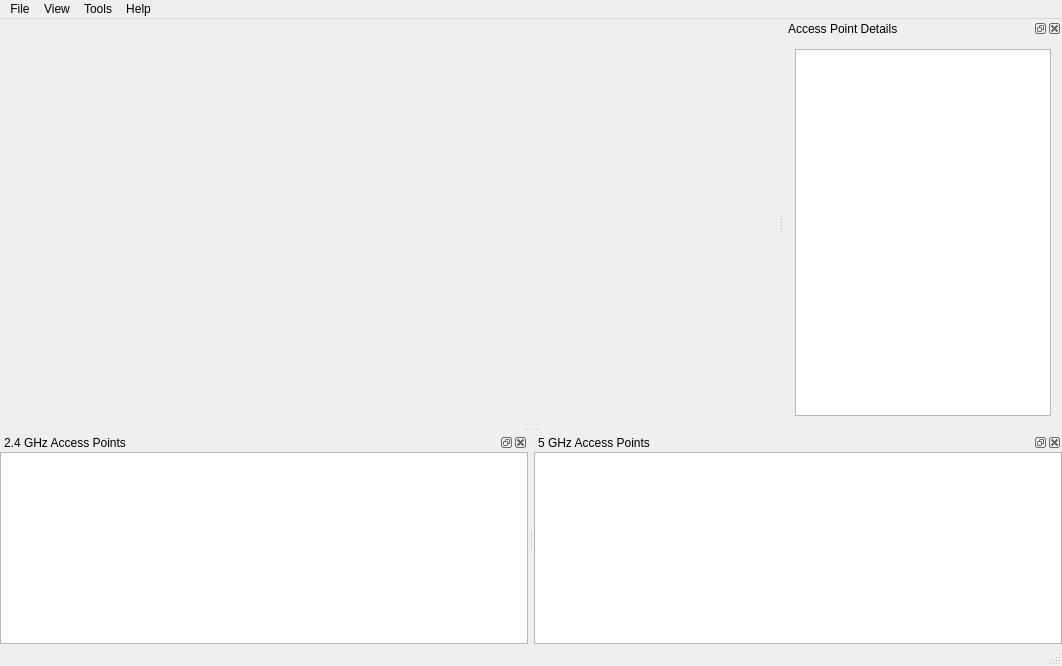
<?xml version="1.0" encoding="UTF-8"?>
<ui version="4.0">
 <class>KawaiiFi::MainWindow</class>
 <widget class="QMainWindow" name="KawaiiFi::MainWindow">
  <property name="geometry">
   <rect>
    <x>0</x>
    <y>0</y>
    <width>1062</width>
    <height>666</height>
   </rect>
  </property>
  <property name="windowTitle">
   <string>MainWindow</string>
  </property>
  <property name="documentMode">
   <bool>false</bool>
  </property>
  <widget class="QWidget" name="centralWidget"/>
  <widget class="QMenuBar" name="menuBar">
   <property name="geometry">
    <rect>
     <x>0</x>
     <y>0</y>
     <width>1062</width>
     <height>30</height>
    </rect>
   </property>
   <widget class="QMenu" name="menuFile">
    <property name="title">
     <string>File</string>
    </property>
   </widget>
   <widget class="QMenu" name="menuHelp">
    <property name="title">
     <string>Help</string>
    </property>
   </widget>
   <widget class="QMenu" name="menuView">
    <property name="title">
     <string>View</string>
    </property>
   </widget>
   <widget class="QMenu" name="menuTools">
    <property name="title">
     <string>Tools</string>
    </property>
   </widget>
   <addaction name="menuFile"/>
   <addaction name="menuView"/>
   <addaction name="menuTools"/>
   <addaction name="menuHelp"/>
  </widget>
  <widget class="QStatusBar" name="statusBar"/>
  <widget class="QDockWidget" name="two_four_ghz_chart_dock">
   <property name="allowedAreas">
    <set>Qt::BottomDockWidgetArea|Qt::TopDockWidgetArea</set>
   </property>
   <property name="windowTitle">
    <string>2.4 GHz Access Points</string>
   </property>
   <attribute name="dockWidgetArea">
    <number>8</number>
   </attribute>
   <widget class="QWidget" name="two_four_ghz_chart_dock_contents">
    <layout class="QVBoxLayout" name="verticalLayout">
     <property name="leftMargin">
      <number>0</number>
     </property>
     <property name="topMargin">
      <number>0</number>
     </property>
     <property name="rightMargin">
      <number>0</number>
     </property>
     <property name="bottomMargin">
      <number>0</number>
     </property>
     <item>
      <widget class="QChartView" name="two_four_ghz_chart_view"/>
     </item>
    </layout>
   </widget>
  </widget>
  <widget class="QDockWidget" name="five_ghz_chart_dock">
   <property name="allowedAreas">
    <set>Qt::BottomDockWidgetArea|Qt::TopDockWidgetArea</set>
   </property>
   <property name="windowTitle">
    <string>5 GHz Access Points</string>
   </property>
   <attribute name="dockWidgetArea">
    <number>8</number>
   </attribute>
   <widget class="QWidget" name="five_ghz_chart_dock_contents">
    <layout class="QVBoxLayout" name="verticalLayout_2">
     <property name="leftMargin">
      <number>0</number>
     </property>
     <property name="topMargin">
      <number>0</number>
     </property>
     <property name="rightMargin">
      <number>0</number>
     </property>
     <property name="bottomMargin">
      <number>0</number>
     </property>
     <item>
      <widget class="QChartView" name="five_ghz_chart_view"/>
     </item>
    </layout>
   </widget>
  </widget>
  <widget class="QDockWidget" name="ap_details_dock">
   <property name="features">
    <set>QDockWidget::AllDockWidgetFeatures</set>
   </property>
   <property name="windowTitle">
    <string>Access Point Details</string>
   </property>
   <attribute name="dockWidgetArea">
    <number>2</number>
   </attribute>
   <widget class="QWidget" name="ap_details_dock_contents">
    <layout class="QVBoxLayout" name="verticalLayout_4">
     <item>
      <widget class="QTreeView" name="ap_details_tree_view"/>
     </item>
    </layout>
   </widget>
  </widget>
 </widget>
 <layoutdefault spacing="6" margin="11"/>
 <customwidgets>
  <customwidget>
   <class>QChartView</class>
   <extends>QGraphicsView</extends>
   <header>QtCharts</header>
  </customwidget>
 </customwidgets>
 <resources/>
 <connections/>
</ui>
